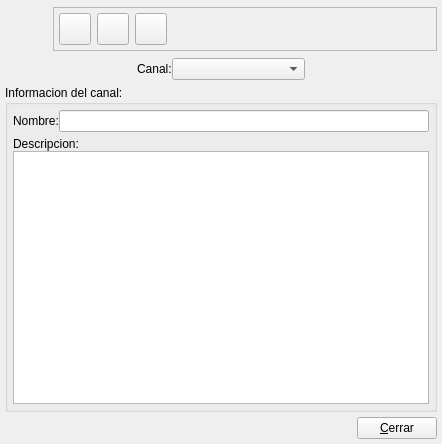
<ui version="4.0" >
 <class>BcCanalBase</class>
 <widget class="QWidget" name="BcCanalBase" >
  <property name="geometry" >
   <rect>
    <x>0</x>
    <y>0</y>
    <width>442</width>
    <height>444</height>
   </rect>
  </property>
  <property name="windowTitle" >
   <string>Canales</string>
  </property>
  <property name="windowIcon" >
   <iconset resource="../../bulmages.qrc" >:/BulmaCont32x32/images/png/i_canales.xpm</iconset>
  </property>
  <layout class="QVBoxLayout" >
   <property name="spacing" >
    <number>5</number>
   </property>
   <property name="leftMargin" >
    <number>5</number>
   </property>
   <property name="topMargin" >
    <number>5</number>
   </property>
   <property name="rightMargin" >
    <number>5</number>
   </property>
   <property name="bottomMargin" >
    <number>5</number>
   </property>
   <item>
    <layout class="QHBoxLayout" >
     <property name="spacing" >
      <number>0</number>
     </property>
     <property name="leftMargin" >
      <number>0</number>
     </property>
     <property name="topMargin" >
      <number>0</number>
     </property>
     <property name="rightMargin" >
      <number>0</number>
     </property>
     <property name="bottomMargin" >
      <number>0</number>
     </property>
     <item>
      <widget class="QLabel" name="label" >
       <property name="minimumSize" >
        <size>
         <width>48</width>
         <height>48</height>
        </size>
       </property>
       <property name="maximumSize" >
        <size>
         <width>48</width>
         <height>48</height>
        </size>
       </property>
       <property name="text" >
        <string/>
       </property>
       <property name="pixmap" >
        <pixmap resource="../../bulmages.qrc" >:/BulmaCont32x32/images/png/i_canales.xpm</pixmap>
       </property>
       <property name="scaledContents" >
        <bool>true</bool>
       </property>
      </widget>
     </item>
     <item>
      <widget class="QFrame" name="frame" >
       <property name="sizePolicy" >
        <sizepolicy vsizetype="Fixed" hsizetype="Expanding" >
         <horstretch>0</horstretch>
         <verstretch>0</verstretch>
        </sizepolicy>
       </property>
       <property name="frameShape" >
        <enum>QFrame::StyledPanel</enum>
       </property>
       <property name="frameShadow" >
        <enum>QFrame::Raised</enum>
       </property>
       <layout class="QHBoxLayout" >
        <property name="leftMargin" >
         <number>5</number>
        </property>
        <property name="topMargin" >
         <number>5</number>
        </property>
        <property name="rightMargin" >
         <number>5</number>
        </property>
        <property name="bottomMargin" >
         <number>5</number>
        </property>
        <item>
         <widget class="QToolButton" name="mui_crear" >
          <property name="minimumSize" >
           <size>
            <width>32</width>
            <height>32</height>
           </size>
          </property>
          <property name="maximumSize" >
           <size>
            <width>32</width>
            <height>32</height>
           </size>
          </property>
          <property name="text" >
           <string/>
          </property>
          <property name="icon" >
           <iconset resource="../../bulmages.qrc" >:/Images/document-new.png</iconset>
          </property>
          <property name="iconSize" >
           <size>
            <width>32</width>
            <height>32</height>
           </size>
          </property>
         </widget>
        </item>
        <item>
         <widget class="QToolButton" name="mui_guardar" >
          <property name="minimumSize" >
           <size>
            <width>32</width>
            <height>32</height>
           </size>
          </property>
          <property name="maximumSize" >
           <size>
            <width>32</width>
            <height>32</height>
           </size>
          </property>
          <property name="text" >
           <string/>
          </property>
          <property name="icon" >
           <iconset resource="../../bulmages.qrc" >:/Images/edit-save.png</iconset>
          </property>
          <property name="iconSize" >
           <size>
            <width>32</width>
            <height>32</height>
           </size>
          </property>
         </widget>
        </item>
        <item>
         <widget class="QToolButton" name="mui_borrar" >
          <property name="minimumSize" >
           <size>
            <width>32</width>
            <height>32</height>
           </size>
          </property>
          <property name="maximumSize" >
           <size>
            <width>32</width>
            <height>32</height>
           </size>
          </property>
          <property name="text" >
           <string/>
          </property>
          <property name="icon" >
           <iconset resource="../../bulmages.qrc" >:/Images/edit-delete.png</iconset>
          </property>
          <property name="iconSize" >
           <size>
            <width>32</width>
            <height>32</height>
           </size>
          </property>
         </widget>
        </item>
        <item>
         <spacer>
          <property name="orientation" >
           <enum>Qt::Horizontal</enum>
          </property>
          <property name="sizeType" >
           <enum>QSizePolicy::Expanding</enum>
          </property>
          <property name="sizeHint" >
           <size>
            <width>161</width>
            <height>32</height>
           </size>
          </property>
         </spacer>
        </item>
       </layout>
      </widget>
     </item>
    </layout>
   </item>
   <item>
    <layout class="QHBoxLayout" >
     <property name="spacing" >
      <number>0</number>
     </property>
     <property name="leftMargin" >
      <number>0</number>
     </property>
     <property name="topMargin" >
      <number>0</number>
     </property>
     <property name="rightMargin" >
      <number>0</number>
     </property>
     <property name="bottomMargin" >
      <number>0</number>
     </property>
     <item>
      <spacer>
       <property name="orientation" >
        <enum>Qt::Horizontal</enum>
       </property>
       <property name="sizeHint" >
        <size>
         <width>40</width>
         <height>20</height>
        </size>
       </property>
      </spacer>
     </item>
     <item>
      <widget class="QLabel" name="textLabel2_2" >
       <property name="text" >
        <string>Canal:</string>
       </property>
      </widget>
     </item>
     <item>
      <widget class="BcBuscarCanal" name="mui_idCanal" >
       <property name="sizePolicy" >
        <sizepolicy vsizetype="Fixed" hsizetype="Expanding" >
         <horstretch>0</horstretch>
         <verstretch>0</verstretch>
        </sizepolicy>
       </property>
      </widget>
     </item>
     <item>
      <spacer>
       <property name="orientation" >
        <enum>Qt::Horizontal</enum>
       </property>
       <property name="sizeType" >
        <enum>QSizePolicy::Expanding</enum>
       </property>
       <property name="sizeHint" >
        <size>
         <width>61</width>
         <height>20</height>
        </size>
       </property>
      </spacer>
     </item>
    </layout>
   </item>
   <item>
    <widget class="QGroupBox" name="groupBox" >
     <property name="title" >
      <string>Informacion del canal:</string>
     </property>
     <layout class="QVBoxLayout" >
      <property name="spacing" >
       <number>5</number>
      </property>
      <property name="leftMargin" >
       <number>5</number>
      </property>
      <property name="topMargin" >
       <number>5</number>
      </property>
      <property name="rightMargin" >
       <number>5</number>
      </property>
      <property name="bottomMargin" >
       <number>5</number>
      </property>
      <item>
       <layout class="QHBoxLayout" >
        <property name="spacing" >
         <number>0</number>
        </property>
        <property name="leftMargin" >
         <number>0</number>
        </property>
        <property name="topMargin" >
         <number>0</number>
        </property>
        <property name="rightMargin" >
         <number>0</number>
        </property>
        <property name="bottomMargin" >
         <number>0</number>
        </property>
        <item>
         <widget class="QLabel" name="textLabel1" >
          <property name="text" >
           <string>Nombre:</string>
          </property>
         </widget>
        </item>
        <item>
         <widget class="QLineEdit" name="mui_nomCanal" />
        </item>
       </layout>
      </item>
      <item>
       <layout class="QVBoxLayout" >
        <property name="spacing" >
         <number>0</number>
        </property>
        <property name="leftMargin" >
         <number>0</number>
        </property>
        <property name="topMargin" >
         <number>0</number>
        </property>
        <property name="rightMargin" >
         <number>0</number>
        </property>
        <property name="bottomMargin" >
         <number>0</number>
        </property>
        <item>
         <widget class="QLabel" name="textLabel1_2" >
          <property name="text" >
           <string>Descripcion:</string>
          </property>
         </widget>
        </item>
        <item>
         <widget class="QTextEdit" name="mui_descCanal" />
        </item>
       </layout>
      </item>
     </layout>
    </widget>
   </item>
   <item>
    <layout class="QHBoxLayout" >
     <property name="spacing" >
      <number>0</number>
     </property>
     <property name="leftMargin" >
      <number>0</number>
     </property>
     <property name="topMargin" >
      <number>0</number>
     </property>
     <property name="rightMargin" >
      <number>0</number>
     </property>
     <property name="bottomMargin" >
      <number>0</number>
     </property>
     <item>
      <spacer>
       <property name="orientation" >
        <enum>Qt::Horizontal</enum>
       </property>
       <property name="sizeType" >
        <enum>QSizePolicy::Expanding</enum>
       </property>
       <property name="sizeHint" >
        <size>
         <width>191</width>
         <height>21</height>
        </size>
       </property>
      </spacer>
     </item>
     <item>
      <widget class="QPushButton" name="pushButton2" >
       <property name="text" >
        <string>&amp;Cerrar</string>
       </property>
      </widget>
     </item>
    </layout>
   </item>
  </layout>
 </widget>
 <layoutdefault spacing="6" margin="11" />
 <customwidgets>
  <customwidget>
   <class>BcBuscarCanal</class>
   <extends>QComboBox</extends>
   <header>bcbuscarcanal.h</header>
  </customwidget>
 </customwidgets>
 <resources>
  <include location="../../bulmages.qrc" />
 </resources>
 <connections>
  <connection>
   <sender>pushButton2</sender>
   <signal>clicked()</signal>
   <receiver>BcCanalBase</receiver>
   <slot>close()</slot>
   <hints>
    <hint type="sourcelabel" >
     <x>391</x>
     <y>326</y>
    </hint>
    <hint type="destinationlabel" >
     <x>417</x>
     <y>319</y>
    </hint>
   </hints>
  </connection>
 </connections>
</ui>
